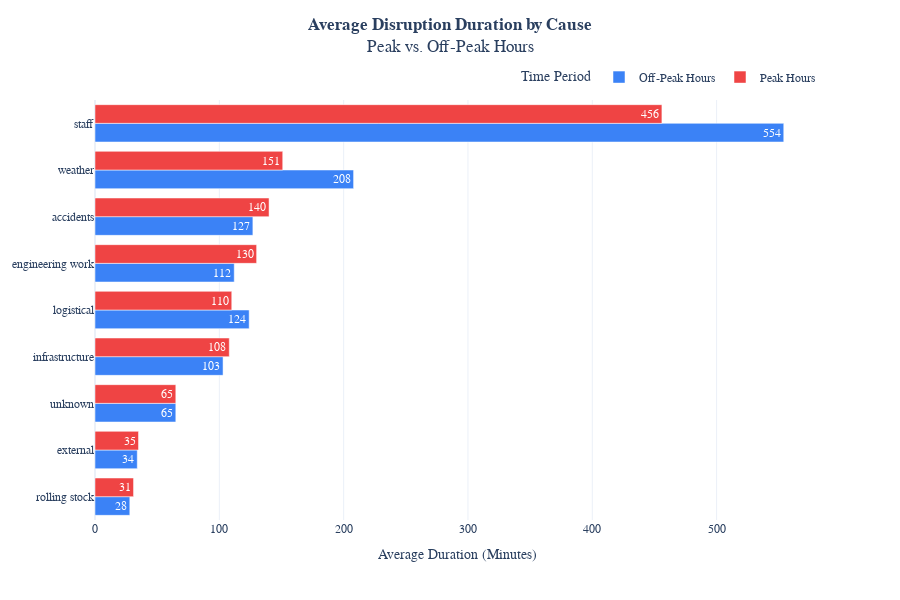

Notebook source saved alongside this figure:
### Markdown cell above
First, we will analyze all of the data in the Disruptions folder. This will be done in the codeblock below

### Code cell
def process_disruptions_data(folder_path):
    """
    Loads, combines, and processes all disruption CSV files from a given folder.

    Args:
        folder_path (str): The path to the folder containing the disruption CSVs.

    Returns:
        pandas.DataFrame: A combined and processed DataFrame of all disruptions.
    """
    csv_files = glob.glob(os.path.join(folder_path, "disruptions-*.csv"))
    
    if not csv_files:
        print(f"No CSV files found in '{folder_path}'. Please check the path.")
        return None

    df_list = [pd.read_csv(file) for file in csv_files]

    disruptions_df = pd.concat(df_list, ignore_index=True)
    print(f"Successfully loaded and combined {len(csv_files)} files with a total of {len(disruptions_df):,} disruptions.")

    
    disruptions_df['start_time'] = pd.to_datetime(disruptions_df['start_time'])
    disruptions_df['end_time'] = pd.to_datetime(disruptions_df['end_time'])

    disruptions_df['start_hour'] = disruptions_df['start_time'].dt.hour
    disruptions_df['day_of_week'] = disruptions_df['start_time'].dt.day_name()
    disruptions_df['month'] = disruptions_df['start_time'].dt.month
    disruptions_df['year'] = disruptions_df['start_time'].dt.year

    is_weekday = disruptions_df['start_time'].dt.weekday < 5  # Monday=0, Sunday=6
    is_morning_peak = (disruptions_df['start_hour'] >= 6) & (disruptions_df['start_hour'] < 9)
    is_evening_peak = (disruptions_df['start_hour'] >= 16) & (disruptions_df['start_hour'] < 19) # Note: 18:30 falls within hour 18

    disruptions_df['is_peak'] = (is_weekday & (is_morning_peak | is_evening_peak))

    major_hubs = ['Amsterdam', 'Utrecht', 'Rotterdam', 'Den Haag']
    hub_pattern = '|'.join(major_hubs)
    disruptions_df['affects_major_hub'] = (
        disruptions_df['ns_lines'].str.contains(hub_pattern, case=False, na=False) |
        disruptions_df['rdt_station_names'].str.contains(hub_pattern, case=False, na=False)
    )

    return disruptions_df
disruptions_folder = 'TIL Programming\Disruptions' 
disruptions_data = process_disruptions_data(disruptions_folder)

if disruptions_data is not None:
    print("\n--- Processed Disruptions Data Info ---")
    disruptions_data.info()
    
    print("\n--- Sample of Processed Data ---")
    print(disruptions_data[['start_time', 'start_hour', 'is_peak', 'affects_major_hub', 'cause_en', 'duration_minutes']].head())
    
    print("\n--- Disruptions by Peak vs. Off-Peak ---")
    print(disruptions_data['is_peak'].value_counts(normalize=True))
    
    print("\n--- Average Duration (minutes) by Cause and Peak Hour ---")
    avg_duration = disruptions_data.groupby(['cause_group', 'is_peak'])['duration_minutes'].median().unstack().fillna(0)
    print(avg_duration)

    avg_duration.rename(columns={True: 'Peak Hours', False: 'Off-Peak Hours'}, inplace=True)
    
    avg_duration.sort_values(by='Peak Hours', ascending=True, inplace=True)

    fig = go.Figure()
    fig.add_trace(go.Bar(
        y=avg_duration.index,
        x=avg_duration['Off-Peak Hours'],
        name='Off-Peak Hours',
        orientation='h',
        marker_color='rgb(59, 130, 246)', # Blue
        text=avg_duration['Off-Peak Hours'].round(1),
        textposition='inside'
    ))
    fig.add_trace(go.Bar(
        y=avg_duration.index,
        x=avg_duration['Peak Hours'],
        name='Peak Hours',
        orientation='h',
        marker_color='rgb(239, 68, 68)', # Red
        text=avg_duration['Peak Hours'].round(1),
        textposition='inside'
    ))
    fig.update_layout(
        barmode='group', # Group bars side-by-side
        title={
            'text': '<b>Average Disruption Duration by Cause</b><br>Peak vs. Off-Peak Hours',
            'y':0.95,
            'x':0.5,
            'xanchor': 'center',
            'yanchor': 'top'
        },
        xaxis_title='Average Duration (Minutes)',
        yaxis_title=None, # Y-axis title is redundant here
        font_family="Arial",
        legend_title_text='Time Period',
        legend=dict(orientation="h", yanchor="bottom", y=1.02, xanchor="right", x=1),
        height=600 # Increase height to give labels more space
    )
    
    fig.update_traces(textfont_size=12, textfont_color='white')

    fig.show()

### Figure 1 — Plotly figure (JSON) as saved in the notebook; plotly's stock layout.template omitted (floating-point values rounded to 4 significant figures)
{"data": [{"marker": {"color": "rgb(59, 130, 246)"}, "name": "Off-Peak Hours", "orientation": "h", "text": [28.0, 34.0, 65.0, 103.0, 124.0, 112.0, 127.0, 208.0, 554.0], "textfont": {"color": "white", "size": 12}, "textposition": "inside", "type": "bar", "x": [28.0, 34.0, 65.0, 103.0, 124.0, 112.0, 127.0, 208.0, 554.0], "y": ["rolling stock", "external", "unknown", "infrastructure", "logistical", "engineering work", "accidents", "weather", "staff"]}, {"marker": {"color": "rgb(239, 68, 68)"}, "name": "Peak Hours", "orientation": "h", "text": [31.0, 35.0, 65.0, 108.0, 110.0, 130.0, 140.0, 151.0, 456.0], "textfont": {"color": "white", "size": 12}, "textposition": "inside", "type": "bar", "x": [31.0, 35.0, 65.0, 108.0, 110.0, 130.0, 140.0, 151.0, 456.0], "y": ["rolling stock", "external", "unknown", "infrastructure", "logistical", "engineering work", "accidents", "weather", "staff"]}], "layout": {"barmode": "group", "font": {"family": "Arial"}, "height": 600, "legend": {"orientation": "h", "title": {"text": "Time Period"}, "x": 1, "xanchor": "right", "y": 1.02, "yanchor": "bottom"}, "title": {"text": "<b>Average Disruption Duration by Cause</b><br>Peak vs. Off-Peak Hours", "x": 0.5, "xanchor": "center", "y": 0.95, "yanchor": "top"}, "xaxis": {"title": {"text": "Average Duration (Minutes)"}}, "yaxis": {"title": {}}}}
